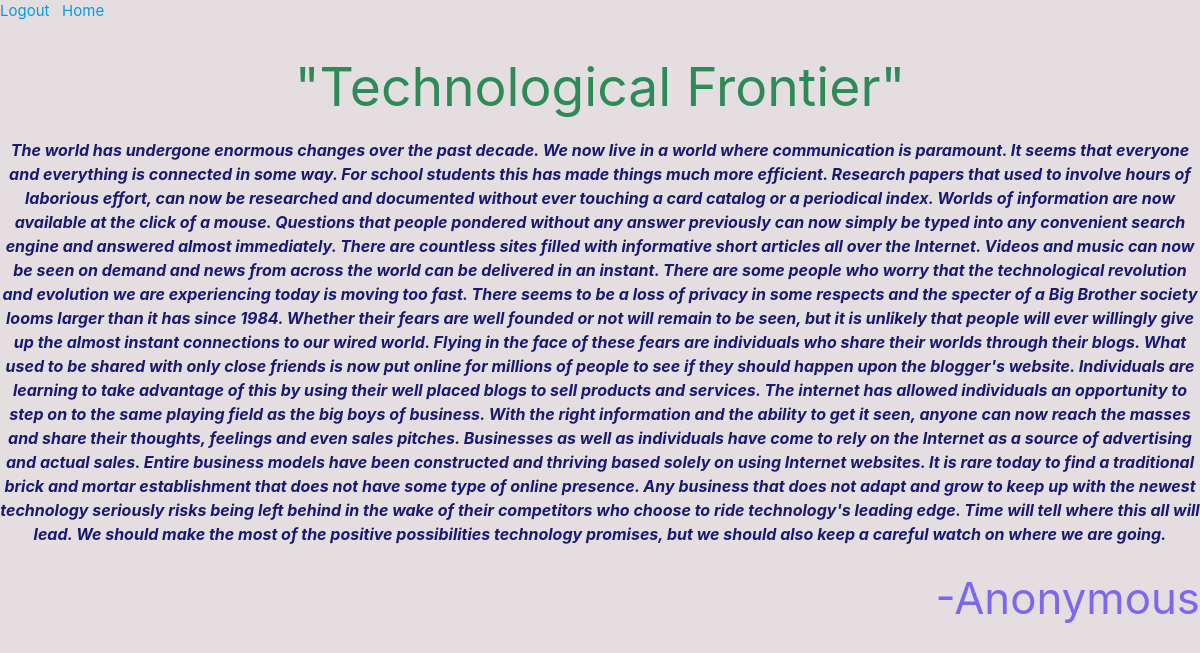
The app's page /art/4 (signed in) with its own data.
### main/models.py (models this page shows, shortened)
class Blog(models.Model):
    title = models.CharField(max_length=100)
    body = models.TextField(max_length=3000)
    genre = models.CharField(max_length=100,blank=True,null=True)
    author = models.CharField(max_length=100, blank = True , null = True)
    age = models.IntegerField(validators=[
        MaxValueValidator(100),
        MinValueValidator(4)
    ],blank=True, null=True)

### main/views.py (the view)
# urls.py: path('art/<int:id>',views.art,name = 'art'),
@login_required
def art(request,id):
    rest = get_object_or_404(models.Blog,pk=id)
    context={
        'blog':rest
    }
    return render(request,'main/art.html',context)

### templates/main/art.html
{% extends 'main/base.html' %}
{% block body %}
<h2 style="color: seagreen ;text-align: center;">
  "{{ blog.title }}"
</h2>
<p style="color: midnightblue; text-align: center; font-size:medium">
    <b><i> {{ blog.body }} </i></b>
</p>
<h3 style="color: mediumslateblue; text-align: right">
    -{{ blog.author }}
</h3>
{% endblock %}

### records on screen
Blog: title "Technological Frontier", body "The world has undergone enormous changes over the past decade. We now live in a world where communication is paramount. It seems that everyone and everything is connected in some way. For school students this has made things much more efficient. Research papers that used to involve hours of laborious effort, can now be researched and documented without ever touching a card catalog or a periodical index. Worlds of information are now available at the click of a mouse. Questions that people pondered without any answer previously can now simply be typed into any convenient search engine and answered almost immediately. There are countless sites filled with informative short articles all over…", author "Anonymous"
